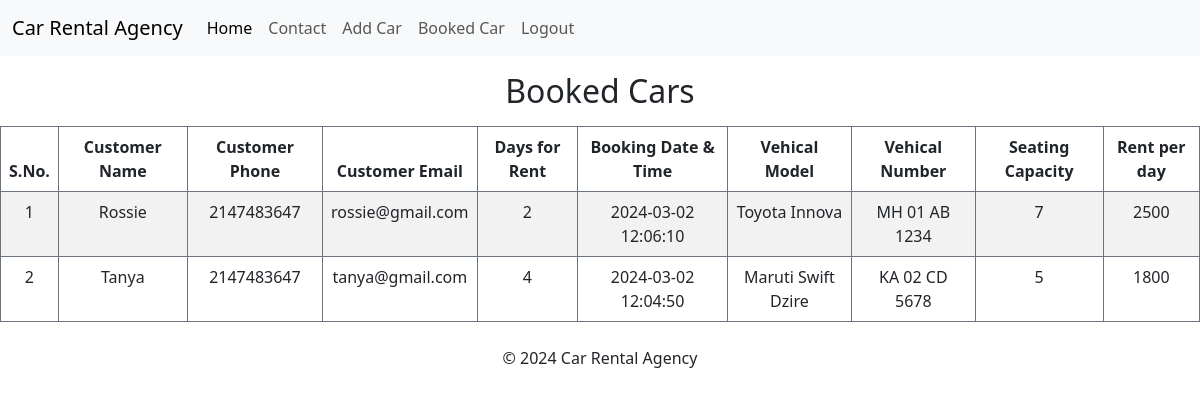
The page /agency/viewbooked.php (signed in) on the database its author committed.
### tables this page shows
CREATE TABLE `booked_cars` (
  `id` int(11) NOT NULL,
  `vehicle_id` int(11) DEFAULT NULL,
  `customer_id` int(11) NOT NULL,
  `agency_id` int(11) NOT NULL,
  `daysforrent` int(11) NOT NULL,
  `booking_date` timestamp NOT NULL DEFAULT current_timestamp()
);

CREATE TABLE `registered_customer` (
  `id` int(11) NOT NULL,
  `customer_id` int(11) NOT NULL,
  `user_type` varchar(500) DEFAULT NULL,
  `c_name` varchar(255) DEFAULT NULL,
  `c_phone`  varchar(500) NOT NULL,
  `c_email` varchar(500) DEFAULT NULL,
  `c_pass` varchar(500) DEFAULT NULL
);

CREATE TABLE `vehical_table` (
  `vehicle_id` int(11) NOT NULL,
  `agency_id` int(11) DEFAULT NULL,
  `v_model` varchar(600) DEFAULT NULL,
  `v_number` varchar(600) DEFAULT NULL,
  `v_seat` int(11) DEFAULT NULL,
  `v_rent` int(11) DEFAULT NULL
);

### agency/viewbooked.php (the view, shortened to what this page needs)
<?php
if(isset($_SESSION['agency_id'])) {
    $agency_id = $_SESSION['agency_id'];
} else {
    echo "Agency Id not found in session.";
}
require('../config.php');
?>
<!DOCTYPE html>
<html lang="en">
<head>
    <link href="https://cdn.jsdelivr.net/npm/bootstrap@5.3.0-alpha1/dist/css/bootstrap.min.css" rel="stylesheet">
</head>
<body>
    <?php
    require("nav.php");
    ?>
<h2 class="text-center mt-3">Booked Cars</h2>
    <table class="table table-bordered mt-3 border border-secondary  text-center table-striped table-hover">
        <thead>
            <tr>
                <th>S.No.</th>
                <th>Customer Name</th>
                <th>Customer Phone</th>
                <th>Customer Email</th>
                <th>Days for Rent</th>
                <th>Booking Date & Time</th>
                <th>Vehical Model</th>
                <th>Vehical Number</th>
                <th>Seating Capacity</th>
                <th>Rent per day</th>
            </tr>
        </thead>
        <tbody>
            <?php
            $sql = "SELECT bc.*, v.*, c.* FROM booked_cars bc
                    JOIN vehical_table v ON bc.vehicle_id = v.vehicle_id
                    JOIN registered_customer c ON bc.customer_id = c.customer_id
                    WHERE bc.agency_id='$agency_id'";
            $result = mysqli_query($conn, $sql);
            $i = 1;
            while ($row = mysqli_fetch_assoc($result)) {
                echo "<tr>";
                echo "<td>" . $i . "</td>";
                echo "<td>" . $row['c_name'] . "</td>";
                echo "<td>" . $row['c_phone'] . "</td>";
                echo "<td>" . $row['c_email'] . "</td>";
                echo "<td>" . $row['daysforrent'] . "</td>";
                echo "<td>" . $row['booking_date'] . "</td>";
                echo "<td>" . $row['v_model'] . "</td>";
                echo "<td>" . $row['v_number'] . "</td>";
                echo "<td>" . $row['v_seat'] . "</td>";
                echo "<td>" . $row['v_rent'] . "</td>";
                echo "</tr>";
                $i++;
            }
            ?>
        </tbody>
    </table>
    <footer>
        <div class="container mt-4">
            <div class="row">
                <div class="col-md-12 text-center">
                    <p>&copy; 2024 Car Rental Agency</p>
                </div>
            </div>
        </div>
    </footer>
</body>
</html>

### rows shown on the page
booked_cars: registered_customer.c_name "Rossie", registered_customer.c_phone "2147483647", registered_customer.c_email "rossie@gmail.com", daysforrent "2", booking_date "2024-03-02 12:06:10", vehicle.v_model "Toyota Innova", vehicle.v_number "MH 01 AB 1234", vehicle.v_seat "7", vehicle.v_rent "2500"
booked_cars: registered_customer.c_name "Tanya", registered_customer.c_phone "2147483647", registered_customer.c_email "tanya@gmail.com", daysforrent "4", booking_date "2024-03-02 12:04:50", vehicle.v_model "Maruti Swift Dzire", vehicle.v_number "KA 02 CD 5678", vehicle.v_seat "5", vehicle.v_rent "1800"
